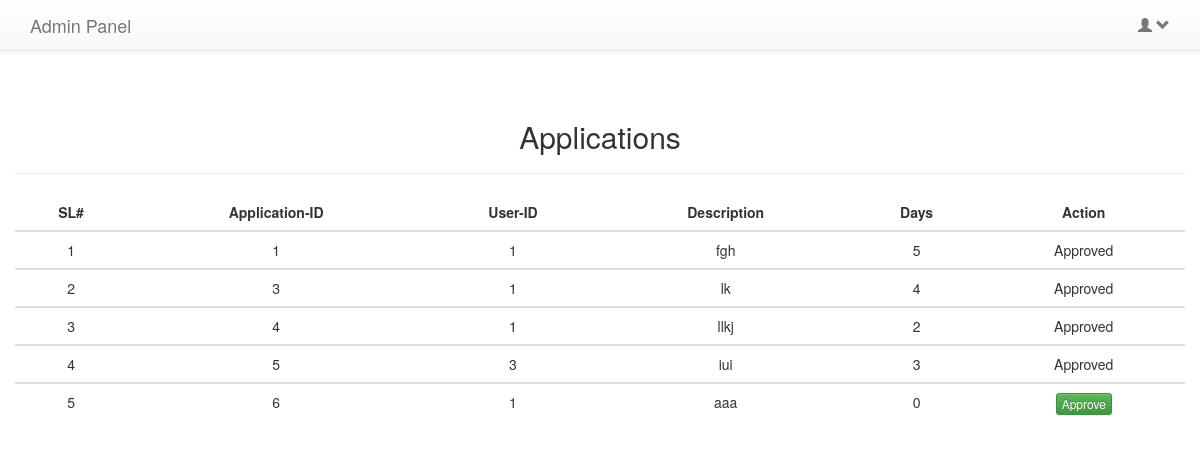
The app's page /leave/admin_panel.php with its own data.
### tables this page shows
CREATE TABLE `applications` (
  `ap_id` int(11) NOT NULL,
  `subject` varchar(255) NOT NULL,
  `description` varchar(10000) NOT NULL,
  `user_id` int(11) NOT NULL,
  `days` decimal(4,0) NOT NULL,
  `status` varchar(255) NOT NULL
);

### leave/admin_panel.php (the view, shortened to what this page needs)
<?php
    include_once 'dbconnect.php';
    ?>
    <!DOCTYPE html>
    <html lang="en">
        <head>
            <link rel="stylesheet" type="text/css" href="css/font-awesome.css">
            <link rel="stylesheet" type="text/css" href="css/bootstrap.css">
            <link rel="stylesheet" type="text/css" href="css/bootstrap-theme.min.css">
            <link href="css/style.css" type="text/css" rel="stylesheet">
        </head>
        <body>
            <div class="navbar navbar-default navbar-fixed-top" role="navigation">
                <div class="container">
                    <div class="navbar-header">
                        <a target="_blank" href="#" class="navbar-brand">Admin Panel</a>
                    </div>
                    <div class="collapse navbar-collapse">
                        <ul class="nav navbar-nav navbar-right">
                            <li class="dropdown">
                                <a href="#" class="dropdown-toggle" data-toggle="dropdown">
                                    <span class="glyphicon glyphicon-user"></span>
                                    <span class="glyphicon glyphicon-chevron-down"></span>
                                </a>
                            </li>
                        </ul>
                    </div>
                </div>
            </div>
            <div class="container" style="margin-top: 100px;">
                <div class="row">
                    <h2 class="text-center">Applications</h2>
                        <hr>
                    <div class="table-responsive">
                        <table class="table table-hover">
                            <thead>
                                <tr>
                                    <th class="text-center">SL#</th>
                                    <th class="text-center">Application-ID</th>
                                    <th class="text-center">User-ID</th>
                                    <th class="text-center">Description</th>
                                    <th class="text-center">Days</th>
                                    <th class="text-center">Action</th>
                                </tr>
                            </thead>
                            <?php
                            $select = "SELECT* FROM applications";
                            $result = $conn->query($select);
                            if ($result->num_rows > 0) {
                                $i = 1;
                                while ($app = $result->fetch_assoc()) {
                                    ?>
                                    <tbody>
                                        <tr class="text-center">
                                            <td><?php echo $i; ?></td>
                                            <td><?php echo $app['ap_id']; ?></td>
                                            <td><?php echo $app['user_id']; ?></td>
                                            <td><?php
                                                echo $app['description'];
                                            ?></td>
                                            <td><?php echo $app['days']; ?></td>
                                            <td>
                                                <?php
                                                    if($app['status']=="Approved"){
                                                        echo 'Approved';
                                                    }
                                                    else{
                                                ?>
                                                <a href="update_aapStatus.php?id=<?php echo $app['ap_id']; ?>&user=<?php echo $app['user_id']; ?>"><button class="btn btn-xs btn-success">Approve</button></a>
                                                <?php
                                                    }
                                                ?>
                                            </td>
                                        </tr>
                                    </tbody>
                                    <?php
                                    $i++;
                                }
                            }
                            ?>
                        </table>
                    </div>
                </div>
            </div>
        </body>
    </html>

### records on screen
applications: ap_id "1", user "1", description "fgh", days "5", status "Approved"
applications: ap_id "3", user "1", description "lk", days "4", status "Approved"
applications: ap_id "4", user "1", description "llkj", days "2", status "Approved"
applications: ap_id "5", user "3", description "iui", days "3", status "Approved"
applications: ap_id "6", user "1", description "aaa", days "0"
